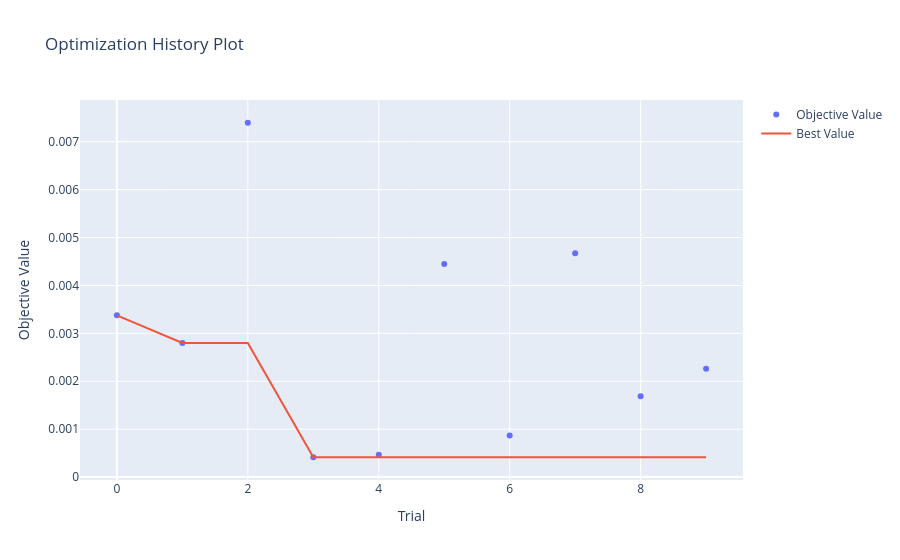

The notebook cell saved with this chart:
### Code cell
import optuna.visualization as vis

vis.plot_optimization_history(study)

### Figure 1 — Plotly figure (JSON) as saved in the notebook; plotly's stock layout.template omitted (floating-point values rounded to 4 significant figures)
{"data": [{"mode": "markers", "name": "Objective Value", "type": "scatter", "x": [0, 1, 2, 3, 4, 5, 6, 7, 8, 9], "y": [0.003377, 0.0028, 0.007395, 0.0004142, 0.0004667, 0.004447, 0.000869, 0.004672, 0.001689, 0.002263]}, {"mode": "lines", "name": "Best Value", "type": "scatter", "x": [0, 1, 2, 3, 4, 5, 6, 7, 8, 9], "y": [0.003377, 0.0028, 0.0028, 0.0004142, 0.0004142, 0.0004142, 0.0004142, 0.0004142, 0.0004142, 0.0004142]}, {"marker": {"color": "#cccccc"}, "mode": "markers", "name": "Infeasible Trial", "showlegend": false, "type": "scatter", "x": [], "y": []}], "layout": {"title": {"text": "Optimization History Plot"}, "xaxis": {"title": {"text": "Trial"}}, "yaxis": {"title": {"text": "Objective Value"}}}}
